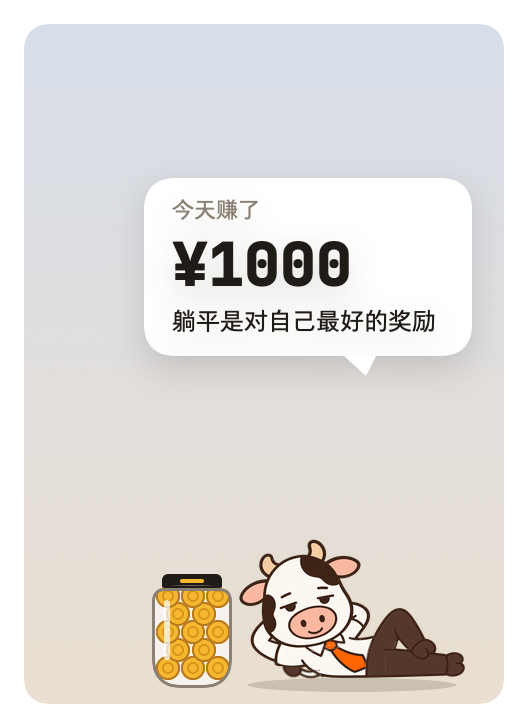
#> input picture renders/branch/floating_cow/4-off-work.png, 528 x 728 px, given in place of 4-off-work.png.png, which was not available
$ python build.py ../../../../../renders/branch/floating_cow/4-off-work.png
#> lines starting #> are read from the running program, lines starting #| are printed output that depends on the picture; after the words box and inside, x2 and y2 are one past the last pixel; in counts of white or black regions, pixels touching at a corner belong together
#> in build, orig is the input picture: PIL image 528x728 RGBA; mean R, G, B, A 186.3, 182.9, 179.7, 216.2
from pathlib import Path
from PIL import Image,ImageDraw,ImageFont
import numpy as np,cv2,aggdraw,json,hashlib,math,shutil
R=Path(__file__).resolve().parents[1];S=R.parent;W,H=1086,1448
DARK='#392413';WHITE='#fdf7f1';SHIRT='#fdfdfd';BROWN='#54372c';BLUE='#36c0e6'
# [4 lines left out: function shape, not called in this run]
def polygon(pts,fill=None,stroke=None,width=14):
 return shape([('moveto',pts[0])]+[('lineto',p) for p in pts[1:]]+[('close',())],fill,stroke,width)
def pm(pts):return np.array(polygon(pts,'white'))[:,:,3]>127
def ellipse(box,fill,stroke=None,width=14):
 im=Image.new('RGBA',(W,H));d=aggdraw.Draw(im);d.ellipse(box,aggdraw.Brush(fill),aggdraw.Pen(stroke,width) if stroke else None);d.flush();return im
def flat(im,pose):
 a=np.array(im);rgb=a[:,:,:3].astype(float);r,g,b=rgb.transpose(2,0,1);alpha=a[:,:,3]
#> after `r, g, b = rgb.transpose(2, 0, 1)`:
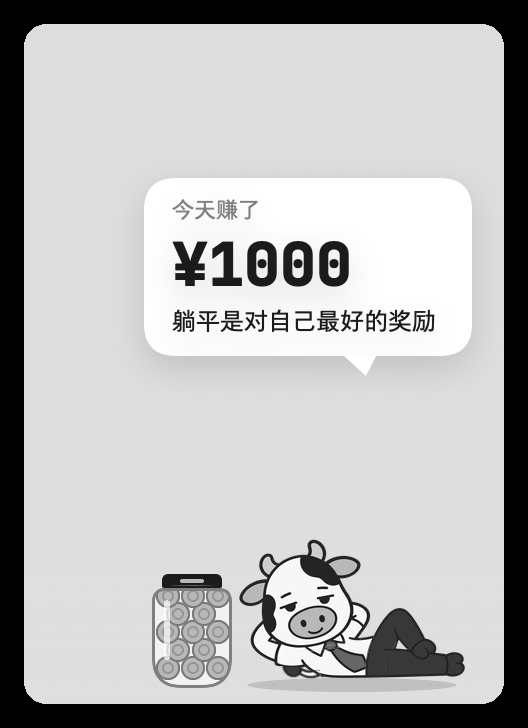
#> g: shape (728, 528) float64; min 0, max 255, mean 182.9
#> after `alpha = a[:, :, 3]`:
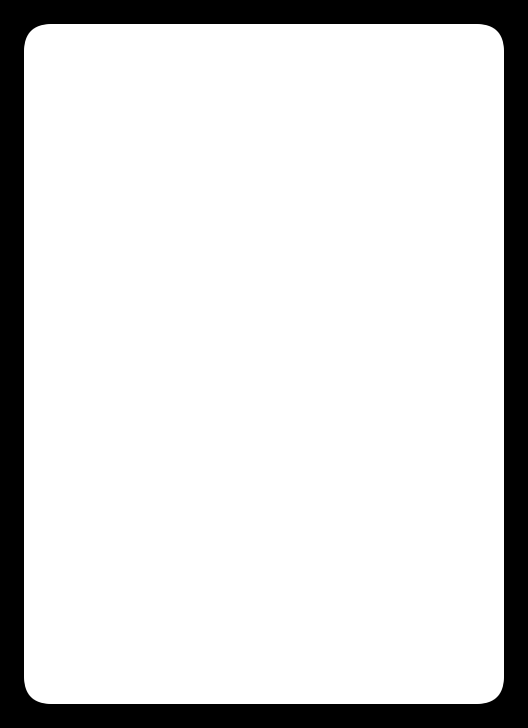
#> alpha: shape (728, 528); min 0, max 255, mean 216.2
 # Flat areas are colour classified, with a 2px transition band retained around ink/AA.
 seeds=np.array([(251,248,245),(251,182,161),(244,205,162),(250,100,0),(54,192,230),(116,81,66),(153,154,159),(58,35,21)],float)
 palette=np.array([(253,247,241),(251,183,161),(244,205,161),(255,101,0),(54,192,230),(84,55,44),(153,154,159),(58,35,21)],np.uint8)
 ds=np.stack([np.sum((rgb-col)**2,axis=2) for col in seeds])
 cats=np.argmin(ds,axis=0)
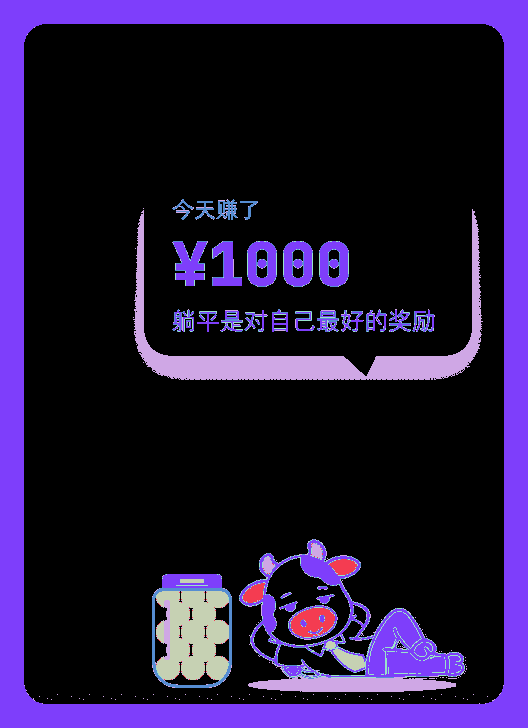
#> cats: shape (728, 528) int64; 7 distinct labels, from 0 to 7; one colour per label, 0 black
 for k,col in enumerate(palette):
  mask=(cats==k)&(alpha>240);inner=cv2.erode(mask.astype('uint8'),np.ones((3,3),np.uint8))>0
  if k!=7:a[:,:,:3][inner]=col
#> this loop made 8 passes
#> pass 1, in flat, `mask = (cats == k) & (alpha > 240)`:
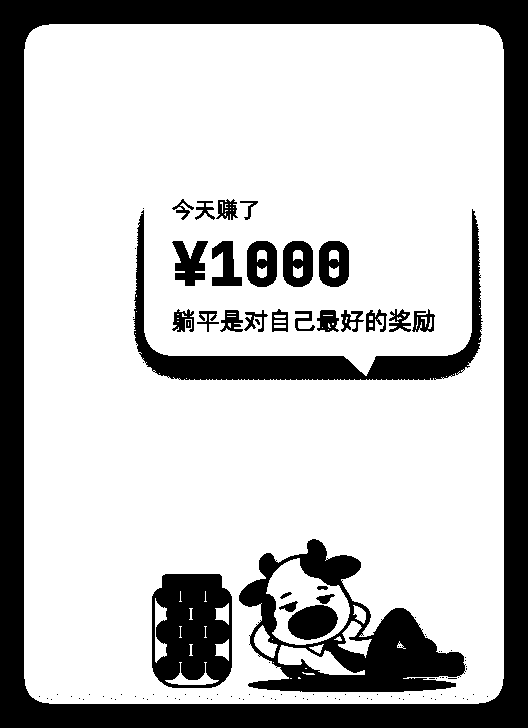
#> mask: shape (728, 528) bool; 74.5% white; 112 black regions (82 under 20 px), largest, box (x1, y1, x2, y2) and area: (0, 0, 528, 728) 58581, (239, 539, 466, 692) 12475, (133, 209, 483, 380) 9472
#> pass 1, in flat, `inner = cv2.erode(mask.astype('uint8'), np.ones((3, 3), np.uint8)) > 0`:
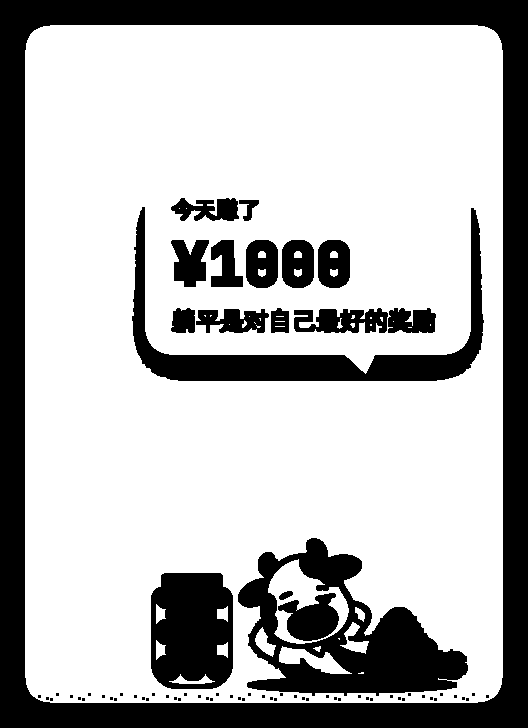
#> inner: shape (728, 528) bool; 71.5% white; 72 black regions (54 under 20 px), largest, box (x1, y1, x2, y2) and area: (0, 0, 528, 728) 60897, (238, 538, 468, 696) 14956, (132, 207, 484, 381) 11094
#> after the loop:
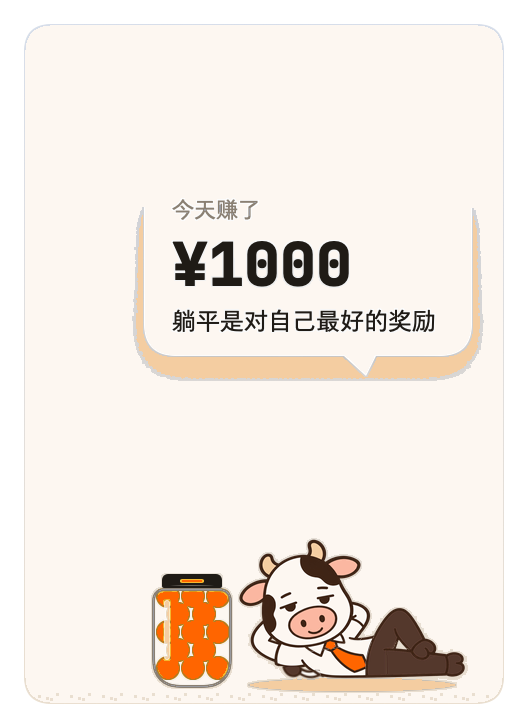
#> a: shape (728, 528, 4); mean R, G, B, A 204.8, 196.4, 188.8, 216.2; transparent parts drawn white
 a[:,:,3][alpha>=250]=255
#> a: shape (728, 528, 4); 0.01% of pixels changed, all inside (x1, y1, x2, y2) = (24, 24, 504, 704)
 a[alpha==0]=0
 return Image.fromarray(a)
def lower_mask(a,guide):
 # Trace bottom of the head ink nearest the hand-authored exterior silhouette.
 ink=(a[:,:,0]<105)&(a[:,:,1]<90)&(a[:,:,3]>200);pts=[]
#> after `ink = (a[:, :, 0] < 105) & (a[:, :, 1] < 90) & (a[:, :, 3] > 200)`:
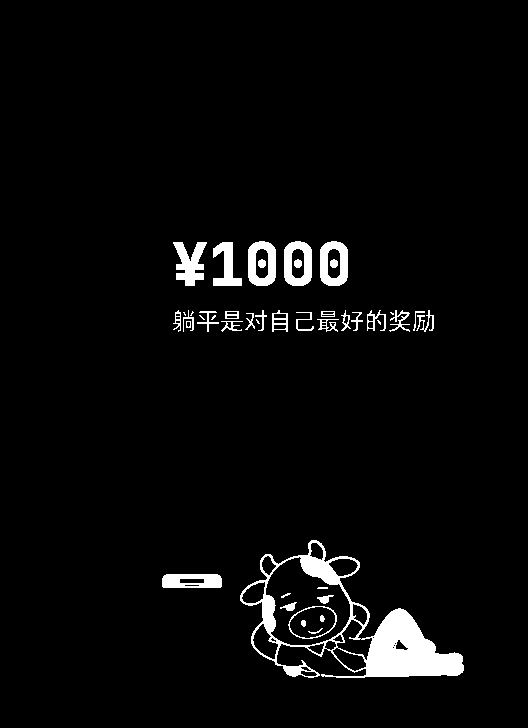
#> ink: shape (728, 528) bool; 3.7% white; 43 white regions (7 under 20 px), largest, box (x1, y1, x2, y2) and area: (240, 540, 464, 678) 7209, (173, 242, 207, 286) 862, (248, 241, 276, 286) 820
 for x in range(guide[0][0],guide[-1][0]+1):
  expected=int(np.interp(x,*np.array(guide).T));lo=max(0,expected-10);hi=min(H,expected+11)
  ys=np.where(ink[lo:hi,x])[0]+lo
  if len(ys):
   runs=np.split(ys,np.where(np.diff(ys)>1)[0]+1);expected=int(min(runs,key=lambda q:abs(q[-1]-expected))[-1])
  pts.append((x,expected))
#> this loop made 291 passes
#> (expected, lo, hi, ys, runs) on passes 20, 21, 47: (603, 603, 624, [603], [[603]]), (625, 605, 626, [625], [[625]]), (644, 644, 665, [644], [[644]])
#> after the loop, pts = 290 pairs, first value 238 to 527, second value 560 to 759
 m=pm([(0,0),(W,0),(W,guide[-1][1]-50),(guide[-1][0]+1,guide[-1][1]-50)]+pts[::-1]+[(guide[0][0]-1,guide[0][1]-50),(0,guide[0][1]-50)])
 shell=cv2.dilate(m.astype('uint8'),np.ones((31,31),np.uint8))>0
 return m | (shell & (a[:,:,0]<135) & (a[:,:,1]<110) & ((np.indices((H,W))[1]<guide[0][0]+140)|(np.indices((H,W))[1]>guide[-1][0]-140)))
def build(pose):
 out=R/'out'/pose;(out/'scaled').mkdir(parents=True,exist_ok=True)
 src=S/'cow-poses/out'/f'{pose}.png';orig=Image.open(src).convert('RGBA');im=orig.copy()
 if pose=='crying' and (R/'tools-b/wallet-patch.png').exists():
  patch=Image.open(R/'tools-b/wallet-patch.png'); im.alpha_composite(patch)
 im=flat(im,pose)
 a=np.array(im);yy,xx=np.indices((H,W));visible=a[:,:,3]>0
 if pose=='lyingFlat':
  head=lower_mask(a,[(85,1190),(110,1228),(150,1260),(190,1285),(215,1294),(250,1233),(300,1230),(350,1228),(400,1220),(450,1200),(485,1170),(510,1130),(530,1105),(560,1123),(585,1148),(604,1100)])
  # Head includes rear bent arms, following their lower outer edge.
  head=pm([(0,0),(W,0),(W,1038),(532,1038),(565,1050),(593,1075),(604,1100),(588,1143),(557,1186),(544,1199),(500,1200),(493,1215),(447,1225),(360,1238),(290,1242),(242,1234),(217,1289),(190,1290),(145,1270),(110,1244),(88,1204),(0,1204)])
  leg=pm([(592,1360),(590,1300),(607,1235),(638,1157),(675,1090),(714,1065),(754,1067),(795,1096),(823,1143),(845,1197),(882,1210),(905,1244),(888,1277),(850,1290),(813,1284),(789,1255),(744,1214),(722,1177),(707,1207),(693,1242),(688,1280),(682,1359)])
  # Only raised leg above the long resting-leg seam.
  line=np.interp(xx,[590,650,700,750,790,830,910],[1241,1242,1244,1248,1255,1288,1292])
  leg&=(yy<line)|(xx<681)|(xx>780)
  shell=cv2.dilate(leg.astype('uint8'),np.ones((23,23),np.uint8))>0
  leg |= shell & (a[:,:,0]<135)&(a[:,:,1]<110)&(yy<1240)&(xx>650)
  tail=pm([(210,1316),(305,1318),(337,1334),(392,1332),(399,1386),(210,1386)])
  shell=cv2.dilate(head.astype('uint8'),np.ones((27,27),np.uint8))>0
  head |= shell & (a[:,:,0]<135)&(a[:,:,1]<110)&(xx<610)&(yy<1310)
  initial=[('head',head),('legUp',leg),('tail',tail)]
  order=['tail','body','legUp','head'];piv={'tail':(376,1348),'body':(560,1300),'legUp':(603,1350),'head':(375,1200)};ranges={'tail':15,'body':0,'legUp':10,'head':4}
 elif pose=='sweating':
  head=lower_mask(a,[(299,555),(315,600),(343,645),(380,676),(420,696),(460,710),(510,721),(560,728),(610,727),(660,723),(710,710),(760,685),(800,650),(833,610),(854,555)])
  sweatboxes=[(207,405,301,475),(230,470,295,540),(375,520,429,600),(433,239,486,322),(663,310,709,378),(761,519,814,602),(876,511,931,580),(878,442,968,513)]
  sweats=[pm([(x0,y0),(x1,y0),(x1,y1),(x0,y1)]) & ((a[:,:,0]<245) if i in [2,3,4,5] else True) for i,(x0,y0,x1,y1) in enumerate(sweatboxes)]
  laptop=pm([(352,833),(388,816),(469,826),(493,862),(550,872),(582,860),(637,873),(659,907),(704,907),(746,803),(767,755),(971,724),(985,778),(915,971),(856,1000),(828,1032),(780,1039),(732,1005),(470,1014),(442,991),(444,956),(390,937),(368,899)])
  tail=pm([(280,1018),(385,1024),(419,1100),(419,1168),(277,1184)])
  initial=[(f'sweat{i+1}',m) for i,m in enumerate(sweats)]+[('head',head),('laptop',laptop),('tail',tail)]
  order=['tail','body','laptop','head']+[f'sweat{i+1}' for i in range(8)]
  piv={'tail':(412,1131),'body':(575,1050),'laptop':(610,900),'head':(580,716)};ranges={'tail':15,'body':0,'laptop':0,'head':4}
  for i,(x0,y0,x1,y1) in enumerate(sweatboxes):piv[f'sweat{i+1}']=((x0+x1)//2,(y0+y1)//2);ranges[f'sweat{i+1}']=0
 else:
  head=lower_mask(a,[(238,560),(254,609),(285,656),(325,698),(365,725),(410,742),(460,754),(510,759),(560,756),(610,748),(660,731),(710,706),(750,669),(778,621),(794,560)])
  wallet=pm([(285,812),(333,810),(384,828),(384,898),(413,930),(470,940),(520,956),(575,940),(621,930),(650,899),(647,830),(690,809),(743,813),(770,900),(731,969),(718,1020),(678,1101),(519,1112),(367,1077),(333,1009),(295,960),(270,896)])
  tail=pm([(227,1040),(328,1043),(361,1128),(362,1198),(226,1200)])
  # Tears use alpha colour matting below; their original visible samples are assigned once.
  blue=(a[:,:,2]>145)&(a[:,:,0]<155)&(a[:,:,1]>120)&(yy>455)&(yy<713)
  initial=[('tearLeft',blue&(xx<520)),('tearRight',blue&(xx>520)),('head',head),('wallet',wallet),('tail',tail)]
  order=['tail','body','wallet','head','tearLeft','tearRight'];piv={'tail':(350,1158),'body':(520,1050),'wallet':(519,950),'head':(520,745),'tearLeft':(413,469),'tearRight':(630,469)};ranges={n:0 for n in order};ranges.update(tail=15,head=6)
 remaining=visible.copy();masks={}
 for n,m in initial:masks[n]=remaining&m;remaining&=~m
 masks['body']=remaining
 # Reassign detached source fragments to nearest substantial part, never delete source samples.
 moves=[];mains={}
 for n,m in masks.items():
  num,lab,st,_=cv2.connectedComponentsWithStats((m&(a[:,:,3]>32)).astype('uint8'),8)
  mains[n]=lab==(1+np.argmax(st[1:,4])) if num>1 else m
 dist={n:cv2.distanceTransform((~m).astype('uint8'),cv2.DIST_L2,5) for n,m in mains.items()}
 for n in list(masks):
  num,lab,st,_=cv2.connectedComponentsWithStats(masks[n].astype('uint8'),8)
  if num<=2:continue
  main=1+np.argmax(st[1:,4])
  for i in range(1,num):
   if i==main or st[i,4]>1000:continue
   m=lab==i;target=min(masks,key=lambda k:float(dist[k][m].min()))
   if target!=n:
    masks[n][m]=False;masks[target][m]=True;moves.append(dict(source=n,target=target,pixels=int(m.sum()),bbox=st[i,:4].tolist()))
 layers={}
 for n,m in masks.items():
  b=a.copy();b[~m]=0;layers[n]=Image.fromarray(b)
 # [4 lines left out: function hidden, not called in this run]
 # Anatomical replacement fills beneath moving layers; original visible samples stay on top.
 if pose=='lyingFlat':
  hidden('body',polygon([(210,1190),(380,1165),(523,1167),(635,1210),(685,1265),(686,1357),(395,1360),(272,1305),(203,1307)],SHIRT,DARK,15))
  hidden('body',polygon([(570,1243),(680,1243),(800,1254),(950,1266),(953,1359),(570,1359)],BROWN,DARK,14))
  hidden('tail',ellipse((350,1329,408,1363),SHIRT,DARK,12))
 else:
  if pose=='sweating':cap=[(430,675),(672,681),(730,771),(761,986),(720,1047),(590,1050),(400,1000),(365,849)];tie=[(559,772),(608,779),(593,853),(548,918),(510,957),(478,933),(525,859)]
  else:cap=[(365,696),(672,697),(731,812),(696,1039),(521,1073),(335,1042),(304,825)];tie=[(503,804),(545,804),(583,975),(520,1020),(461,978)]
  hidden('body',polygon(cap,SHIRT,DARK,16));hidden('body',polygon(tie,'#ff6500',DARK,13))
  if pose=='crying':
   hidden('body',polygon([(342,1040),(695,1040),(695,1140),(342,1140)],BROWN))
  hidden('tail',ellipse((325 if pose=='crying' else 393,1112,385 if pose=='crying' else 449,1176),SHIRT,DARK,13))
  if pose=='sweating':
   for n in ['sweat3','sweat4','sweat5','sweat6']:
    x0,y0,x1,y1=sweatboxes[int(n[5:])-1]
    hidden('head',polygon([(x0,y0),(x1,y0),(x1,y1),(x0,y1)],WHITE))
  else:
   for n in ['tearLeft','tearRight']:hidden('head',Image.new('RGBA',(W,H),WHITE))
 # Blink is exact same head except two eye regions.
 if pose=='lyingFlat':
  blink=layers['head'].copy()
  for box in [(211,1045,297,1110),(377,1008,463,1074)]:
   x0,y0,x1,y1=box
   blink.alpha_composite(ellipse(box,WHITE))
   blink.alpha_composite(shape([('moveto',(x0+13,(y0+y1)//2+4)),('curveto',(x0+30,y1-7,x1-24,y1-14,x1-10,(y0+y1)//2-8))],None,DARK,10))
  b=np.array(blink);b[:,:,3]=np.array(layers['head'])[:,:,3];layers['headBlink']=Image.fromarray(b)
 # Scale lying character about its bottom anchor, maintaining full canvas exports.
 scale=1.;tx=ty=0
 if pose=='lyingFlat':
  ys,xs=np.where(a[:,:,3]>32);scale=(W*.94)/(xs.max()-xs.min()+1);tx=W/2-scale*(xs.min()+xs.max())/2;ty=ys.max()*(1-scale)
  def trans(im):return im.transform((W,H),Image.Transform.AFFINE,(1/scale,0,-tx/scale,0,1/scale,-ty/scale),Image.Resampling.BICUBIC)
  layers={n:trans(l) for n,l in layers.items()};im=trans(im)
  piv={n:(round(x*scale+tx),round(y*scale+ty)) for n,(x,y) in piv.items()}
 if pose=='lyingFlat':
  im=Image.new('RGBA',(W,H))
  for n in order:im.alpha_composite(layers[n])
 im.save(out/'source-fixed.png')
 # [16 lines left out: function comp, not called in this run]
 rest=comp();rest.save(out/'check-composite.png')
 diff=np.abs(np.array(rest).astype(int)-np.array(im).astype(int));opaque=np.array(im)[:,:,3]>0
 metrics={'rgba_max':int(diff.max()),'rgba_mean':float(diff.mean()),'different_pixels':int(np.any(diff,2).sum())}
 components={}
 for n,l in layers.items():
  l.save(out/f'{n}.png')
  for size,suf in [((240,320),'@2x'),((120,160),'')]:l.resize(size,Image.Resampling.LANCZOS).save(out/'scaled'/f'{n}{suf}.png')
  al=np.array(l)[:,:,3];num,lab,st,_=cv2.connectedComponentsWithStats((al>32).astype('uint8'),8)
  sig=sorted(st[1:,4].tolist(),reverse=True)
  num0,_,_,_=cv2.connectedComponentsWithStats((al>0).astype('uint8'),8)
  components[n]={'alpha_gt0_components':num0-1,'alpha_gt32_components':num-1,'areas_gt32':sig,'detached_ge20':sum(v>=20 for v in sig[1:])}
 poses=[('Rest',{},False)]
 if 'headBlink' in layers:poses.append(('Blink',{},True))
 for n in order:
  if n=='body':continue
  for sign in [-1,1]:
   change={}
   if ranges[n]:change={'angle':ranges[n]*sign}
   elif n in ['wallet','laptop']:change={'dy':sign*(4 if n=='wallet' else 3)}
   elif n.startswith('sweat'):change={'dx':sign*15,'dy':-10}
   elif n.startswith('tear'):change={'scaleY':.8 if sign<0 else 1.15}
   poses.append((f'{n} {sign:+}',{n:change},False))
 for sign in [-1,1]:
  c={n:({'angle':ranges[n]*sign} if ranges[n] else {'dy':sign*(4 if n=='wallet' else 3)} if n in ['wallet','laptop'] else {'scaleY':.8 if sign<0 else 1.15} if n.startswith('tear') else {'dx':sign*15,'dy':-10} if n.startswith('sweat') else {}) for n in order}
  poses.append((f'Mixed {sign:+}',c,sign<0 and 'headBlink' in layers))
 for bg,name in [('#ffffff','white'),('#202633','dark')]:
  rows=math.ceil(len(poses)/4);sheet=Image.new('RGB',(1200,rows*425),bg);d=ImageDraw.Draw(sheet)
  for i,(title,ch,bl) in enumerate(poses):
   tile=Image.new('RGBA',(W,H),bg);tile.alpha_composite(comp(ch,bl));sheet.paste(tile.resize((300,400),Image.Resampling.LANCZOS).convert('RGB'),((i%4)*300,(i//4)*425+25));d.text(((i%4)*300+8,(i//4)*425+6),title,fill='#b8c4d4' if name=='dark' else DARK)
  sheet.save(out/f'check-poses-{name}.png')
  if name=='white':sheet.save(out/'check-poses.png')
 sheet=Image.new('RGB',(len(layers)*240,345),'#8998a4')
 for i,n in enumerate(order+(['headBlink'] if 'headBlink' in layers else [])):
  tile=Image.new('RGBA',(W,H),'#8998a4');tile.alpha_composite(layers[n]);sheet.paste(tile.resize((240,320)).convert('RGB'),(i*240,25));ImageDraw.Draw(sheet).text((i*240+5,5),n,fill='black')
 sheet.save(out/'check-layers.png')
 rig={'canvas':{'width':W,'height':H},'source':str(src),'source_sha256':hashlib.sha256(src.read_bytes()).hexdigest(),'fixed_source':'source-fixed.png','coordinate_system':'top-left; positive rotation CCW; normalized x/1086,y/1448','layers':[],'variants':{},'source_scale':{'scale':scale,'translation':[tx,ty]},'fragment_transfers':moves,'composite_error':metrics}
 for i,n in enumerate(order):
  x,y=piv[n];rig['layers'].append({'name':n,'file':n+'.png','z':i,'pivot':{'pixels':[x,y],'normalized':[x/W,y/H]},'rotation_degrees':[-ranges[n],ranges[n]],'translation_pixels':{'x':[-15,15] if n.startswith('sweat') else [0,0],'y':[-4,4] if n=='wallet' else [-3,3] if n=='laptop' else [-15,0] if n.startswith('sweat') else [0,0]},'scale_y':[.8,1.15] if n.startswith('tear') else [1,1],'parent':'head' if n.startswith('tear') else 'root','clip_to':'head' if n.startswith('tear') else None})
 if 'headBlink' in layers:rig['variants']['headBlink']={'file':'headBlink.png','replaces':'head','pivot':rig['layers'][-1]['pivot']}
 (out/'rig.json').write_text(json.dumps(rig,indent=2))
 verify={'dimensions':[W,H],'source_sha256_unchanged':hashlib.sha256(src.read_bytes()).hexdigest()==rig['source_sha256'],'composite_error':metrics,'connected_components':components,'fragment_transfers':moves,'visual_qa':'pending'}
 (out/'verification.json').write_text(json.dumps(verify,indent=2))
 print(pose,metrics,'components',[(n,v['detached_ge20']) for n,v in components.items()])
if __name__=='__main__':
 import sys
#> (the run stopped early here; a loop or call above may not have finished)
